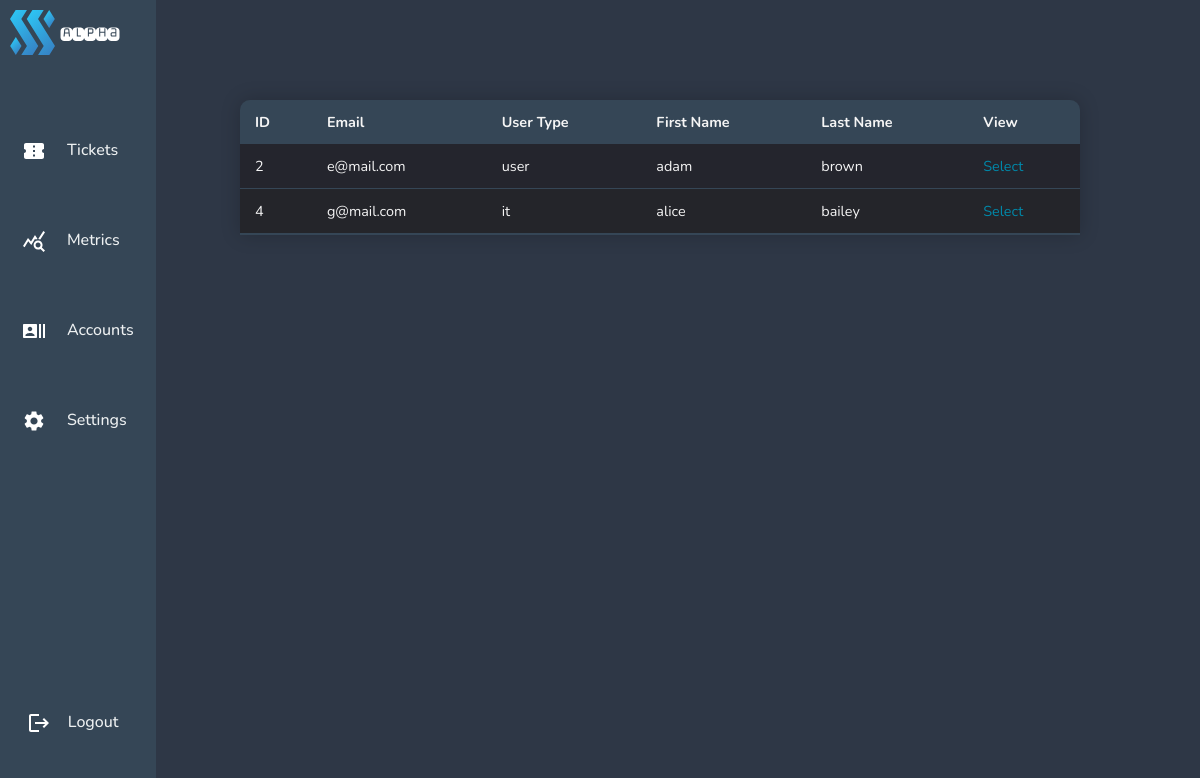
Before: /pages/view-users.php with the older database file.
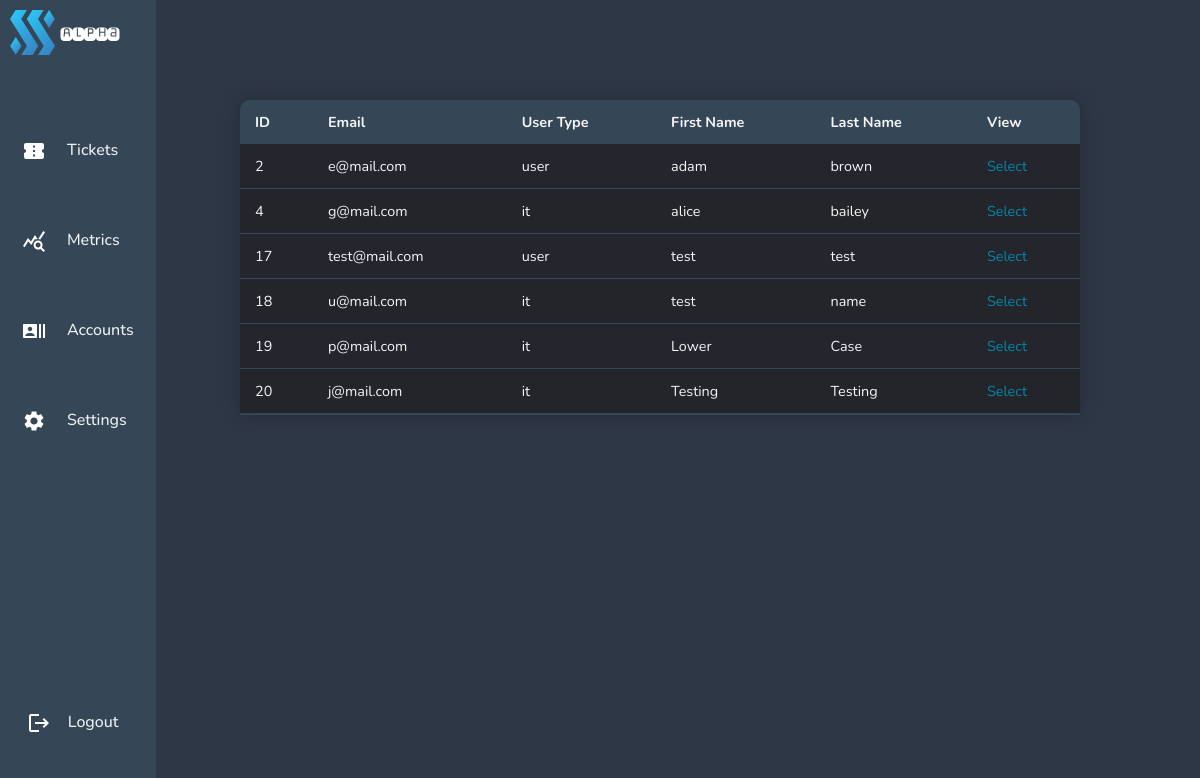
After: the same page with the newer database file.
### tables this page shows
CREATE TABLE "Users" (
	"id"	INTEGER UNIQUE,
	"Email"	TEXT,
	"password"	TEXT,
	"User"	TEXT,
	"fname"	TEXT,
	"lname"	TEXT,
	PRIMARY KEY("id" AUTOINCREMENT)
);

### pages/view-users.php (the view, shortened to what this page needs)
    <?php include'../navigation/admindashnavbar.php';
    require ('../config/dbcon.php'); ?>
    <link rel="stylesheet" href="../navigation/admindashnavbar.css">
    <link rel="stylesheet" href="../css/admintickettable.css">
</head>
<body bgcolor="#2E3746">
<div class="full-screen-container">
    <?php
    $query = "SELECT * FROM Users";
    $statement = $conn->prepare($query);
    $statement->execute();
    $statement->setFetchMode(PDO::FETCH_OBJ);
    $result = $statement->fetchAll();
    ?>
    <table class="ticket-table">
        <thead>
        <tr>
            <th>ID</th>
            <th>Email</th>
            <th>User Type</th>
            <th>First Name</th>
            <th>Last Name</th>
            <th>View</th>
        </tr>
        </thead>
        <?php foreach($result as $data) { ?>
            <tr>
                <td><?= $data->id; ?> </td>
                <td><?= $data->Email; ?> </td>
                <td><?= $data->User; ?> </td>
                <td><?= $data->fname; ?> </td>
                <td><?= $data->lname ?> </td>
                <td>
                    <a href="../pages/edit-user.php?id=<?= $data->id; ?>" class="selectbutton">Select</a>
                </td>
            </tr>
            <?php
        }
        ?>
    </table>
</div>
</body>
</html>

Changed rows visible on the page:
added users: id "17", Email "test@mail.com", User "user", fname "test", lname "test"
added users: id "18", Email "u@mail.com", User "it", fname "test", lname "name"
added users: id "19", Email "p@mail.com", User "it", fname "Lower", lname "Case"
added users: id "20", Email "j@mail.com", User "it", fname "Testing", lname "Testing"
